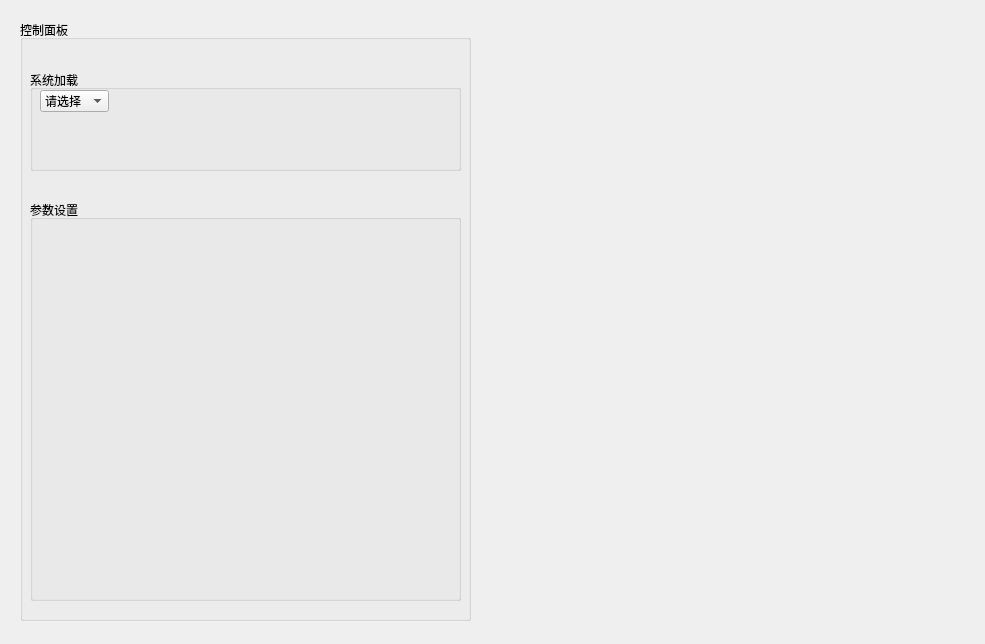
<?xml version="1.0" encoding="UTF-8"?>
<ui version="4.0">
 <class>MainForm</class>
 <widget class="QWidget" name="MainForm">
  <property name="geometry">
   <rect>
    <x>0</x>
    <y>0</y>
    <width>985</width>
    <height>644</height>
   </rect>
  </property>
  <property name="windowTitle">
   <string>演示平台</string>
  </property>
  <property name="windowIcon">
   <iconset>
    <normaloff>../../Pictures/1/6.jpg</normaloff>../../Pictures/1/6.jpg</iconset>
  </property>
  <widget class="QGroupBox" name="groupBox">
   <property name="geometry">
    <rect>
     <x>20</x>
     <y>20</y>
     <width>451</width>
     <height>601</height>
    </rect>
   </property>
   <property name="title">
    <string>控制面板</string>
   </property>
   <widget class="QGroupBox" name="groupBox_2">
    <property name="geometry">
     <rect>
      <x>10</x>
      <y>50</y>
      <width>431</width>
      <height>101</height>
     </rect>
    </property>
    <property name="title">
     <string>系统加载</string>
    </property>
    <widget class="QComboBox" name="systemSelect">
     <property name="geometry">
      <rect>
       <x>10</x>
       <y>20</y>
       <width>69</width>
       <height>22</height>
      </rect>
     </property>
     <item>
      <property name="text">
       <string>请选择</string>
      </property>
     </item>
     <item>
      <property name="text">
       <string>Lorenz</string>
      </property>
     </item>
     <item>
      <property name="text">
       <string>Rooser</string>
      </property>
     </item>
    </widget>
   </widget>
   <widget class="QGroupBox" name="groupBox_3">
    <property name="geometry">
     <rect>
      <x>10</x>
      <y>180</y>
      <width>431</width>
      <height>401</height>
     </rect>
    </property>
    <property name="title">
     <string>参数设置</string>
    </property>
   </widget>
  </widget>
 </widget>
 <resources/>
 <connections/>
</ui>
